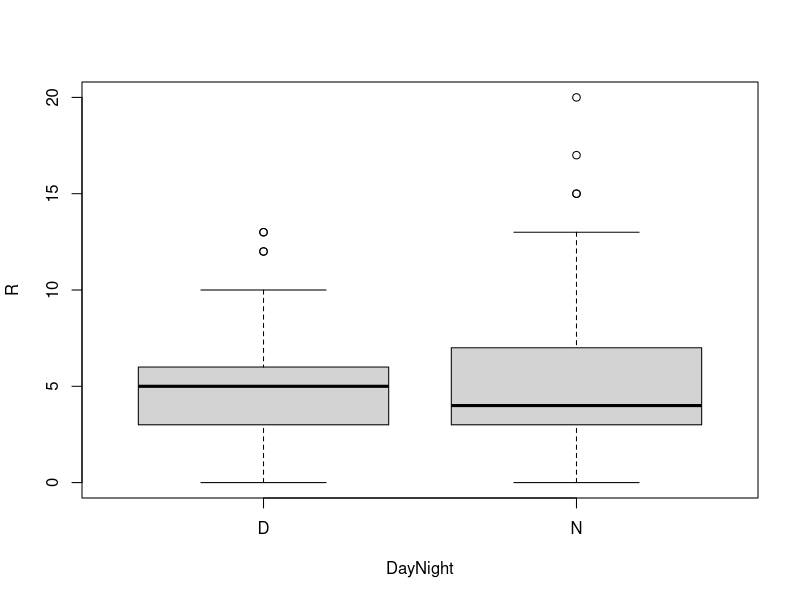

Write the R code that produced this figure.
# setwd("Homeworks/Week1")
# cleanup
rm(list = ls())

# A) use it to determine how many participants in the survey were female Democrats who own guns.
gsl <- read.csv("lib/GSSLogical.csv")
attach(gsl)
answerA <- length(which(!Male & !Republican & GunOwner)); answerA #37
detach(gsl)

#B) Use it to find the shortest duration for a game in which the two teams together scored 10 or more runs.
rsx <- read.csv("lib/RedSox2013.csv")
attach(rsx)
# I don't know much about baseball, so I assume the `R` column includes the runs of two teams together
answerB <- which.min(Duration[which(R >= 10)]); answerB #1
detach(rsx)

#C) display separate box plots for the number of runs scored by the Sox in day games and in night games.
boxplot(R ~ DayNight, data = rsx)

#D) Build a 2x2 contingency table for WonLost and Away
attach(rsx)
observed <- table(WonLost, Away); observed
# WonLost FALSE TRUE
#       L    30   40
#       W    59   49
pWonLost <- mean(WonLost == 'L')
pAway <- mean(!Away)
expected <- nrow(rsx) * outer(c(pWonLost, 1 - pWonLost), c(pAway, 1 - pAway)); expected
#      [,1] [,2]
# [1,]   35   35
# [2,]   54   54
chisq <- sum((observed-expected)^2/expected); chisq # 2.354497
pValue <- 1 - pchisq(chisq, 1); pValue # 0.1249221

# Use anysterious calculation in R, confirmed by the built-in chi-square test to assess whether or not the Red Sox
# appear to have had a advantage for day or night games in 2013.

# Test the hypothesis whether the WonLost is independent of DayNight at .05 significance level.
# reference: http://www.r-tutor.com/elementary-statistics/goodness-fit/chi-squared-test-independence

chisq.test(WonLost, Away, correct=FALSE)
#
# 	Pearson's Chi-squared test
#
# data:  WonLost and Away
# X-squared = 2.3545, df = 1, p-value = 0.1249
# Using 0.05 significance level, Since p-value = 0.1249 is greater than 0.05 significance level, we do not reject the
# null hypothesis that Red Sox has an advantage during away games in 2013. Whether Red Sox
# wins/loses, it may not have anything to do with whether it was away or not.

detach(rsx)
